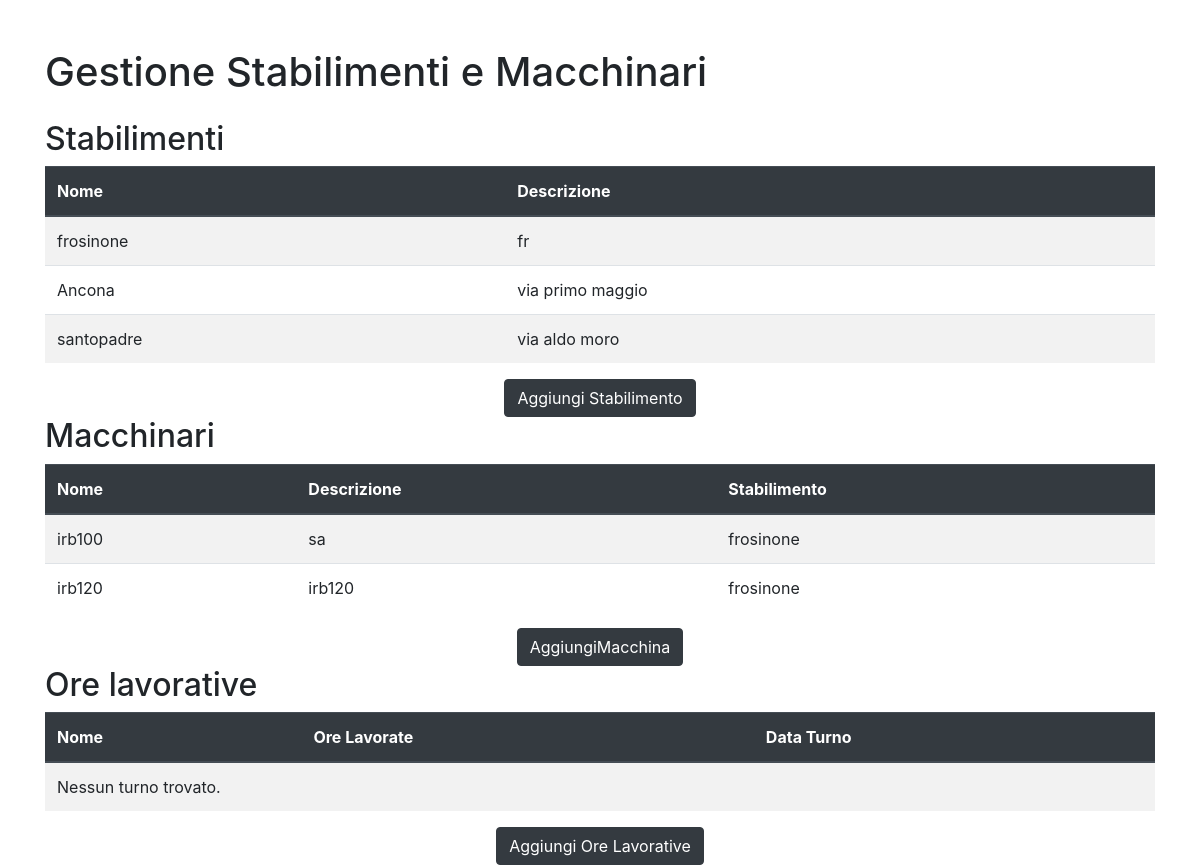
/, run on an earlier commit of the app's database.
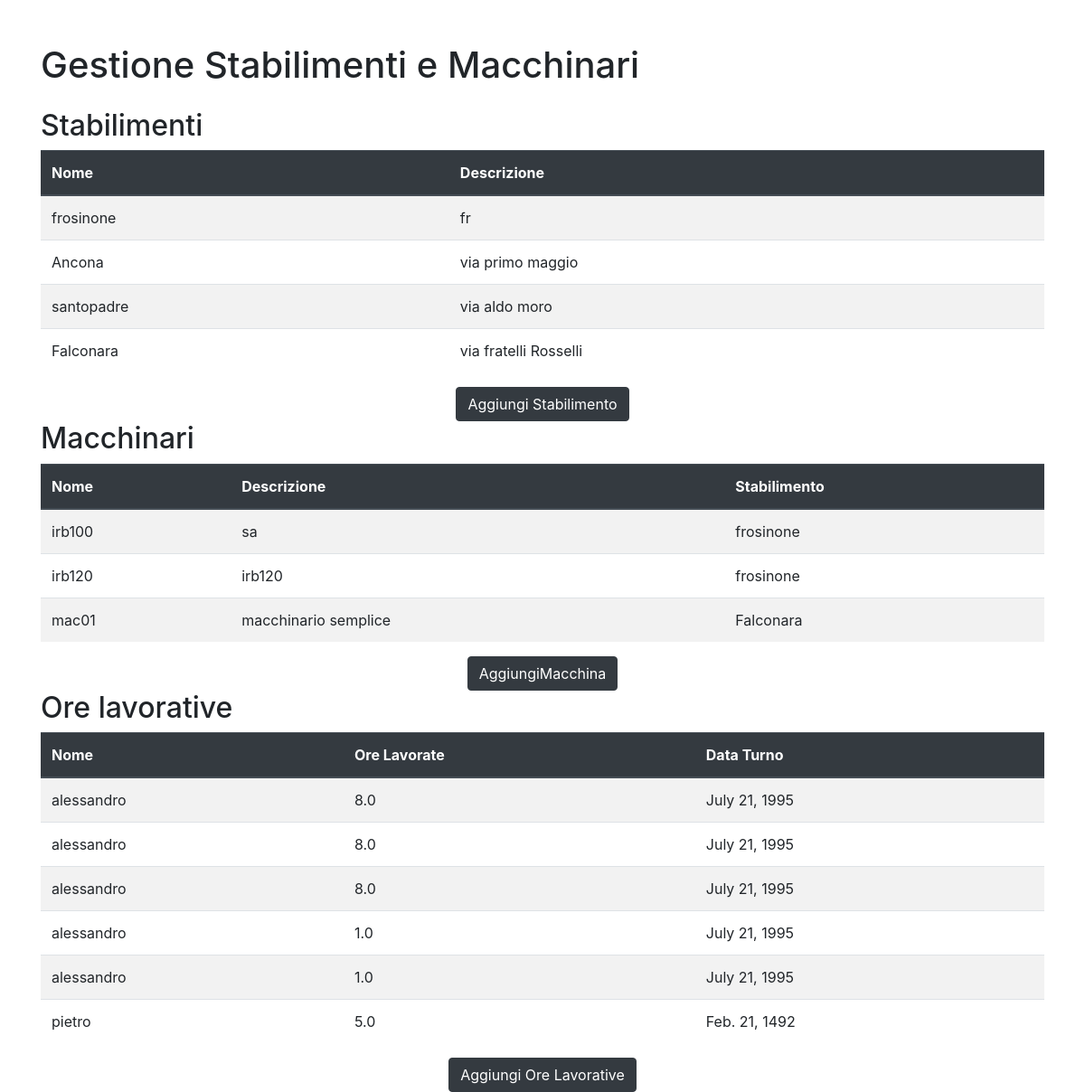
And on a later commit of the database.
### gestione/models.py (models this page shows, shortened)
class Stabilimento(models.Model):
      nome = models.CharField(max_length=100)
      descrizione = models.TextField()
      def __str__(self): #lo inserisco per poter visualizzare il nome dell'azienda come chiave esterna invece che object(13) come formato
         return f"{self.nome}"

class Macchinario(models.Model):
    codiceMacchinario = models.CharField(max_length=100,primary_key=True)
    nome = models.CharField(max_length=100)
    descrizione = models.TextField()
    stabilimento = models.ForeignKey(Stabilimento, on_delete=models.CASCADE)
    modello = models.CharField(max_length=24)

class WorkHour(models.Model):
    employee_name = models.CharField(max_length=100)
    date = models.DateField()
    hours_worked = models.DecimalField(max_digits=5, decimal_places=1)

### gestione/views.py (the view)
# urls.py: path('',home, name='home'),
def home(request):
    stab = Stabilimento.objects.all()
    macchine = Macchinario.objects.all()
    workhour= WorkHour.objects.all()
    content={
        'stabilimento':stab,
        'macchine':macchine,
        'workhour':workhour,
    }
    return render(request, 'gestione/home.html',{'content':content})

### gestione/templates/gestione/home.html (shortened to what this page needs)
<!DOCTYPE html>
<html lang="it">
<head>
    <link rel="stylesheet" href="https://maxcdn.bootstrapcdn.com/bootstrap/4.5.2/css/bootstrap.min.css">
</head>
<body>
    <div class="container mt-5">
        <h1 class="mb-4">Gestione Stabilimenti e Macchinari</h1>
        <h2>Stabilimenti</h2>
        <table class="table table-striped table-hover">
            <thead class="thead-dark">
                <tr>
                    <th>Nome</th>
                    <th> Descrizione</th>
                </tr>
            </thead>
            <tbody>
                {% for stabilimento in content.stabilimento %}
                <tr>
                    <td>{{ stabilimento.nome }}</td>
                    <td>{{ stabilimento.descrizione }}</td>
                </tr>
                {% empty %}
                <tr>
                    <td colspan="1">Nessuno stabilimento trovato.</td>
                </tr>
                {% endfor %}
            </tbody>
        </table>
        <div class="text-center">
            <a href="{% url 'aggiungi_stab' %}" class="btn btn-dark">Aggiungi Stabilimento</a>
        </div>
        <h2>Macchinari</h2>
        <table class="table table-striped table-hover">
            <thead class ="thead-dark">
                <tr>
                    <th>Nome</th>
                    <th>Descrizione</th>
                    <th>Stabilimento</th>
                </tr>
            </thead>
            <tbody>
                {% for macchinario in content.macchine %}
                <tr>
                    <td>{{ macchinario.nome }}</td>
                    <td>{{ macchinario.descrizione }}</td>
                    <td>{{ macchinario.stabilimento }}</td>
                </tr>
                {% empty %}
                <tr>
                    <td colspan="3">Nessun macchinario trovato.</td>
                </tr>
                {% endfor %}
            </tbody>
        </table>
        <div class="text-center">
            <a href="{% url 'aggiungi_macchina' %}" class="btn btn-dark">AggiungiMacchina</a>
        </div>
        <h2>Ore lavorative</h2>
        <table class="table table-striped table-hover">
            <thead class = "thead-dark">
                <tr>
                    <th>Nome</th>
                    <th>Ore Lavorate</th>
                    <th> Data Turno</th>
                </tr>
            </thead>
            <tbody>
                {% for workhour in content.workhour %}
                <tr>
                    <td>{{ workhour.employee_name }}</td>
                    <td>{{ workhour.hours_worked }}</td>
                    <td>{{ workhour.date }}</td>
                </tr>
                {% empty %}
                <tr>
                    <td colspan="3">Nessun turno trovato.</td>
                </tr>
                {% endfor %}
            </tbody>
        </table>
    </div>
    <div class="text-center">
        <a href="{% url 'record_work_hours' %}" class="btn btn-dark">Aggiungi Ore Lavorative</a>
    </div>
</body>
</html>

What changed in the data, as far as the page shows it:
added Stabilimento: nome "Falconara", descrizione "via fratelli Rosselli"
added Macchinario: nome "mac01", descrizione "macchinario semplice", stabilimento "Falconara"
added WorkHour: employee_name "alessandro", hours_worked "8.0", date "July 21, 1995"
added WorkHour: employee_name "alessandro", hours_worked "8.0", date "July 21, 1995"
added WorkHour: employee_name "alessandro", hours_worked "8.0", date "July 21, 1995"
added WorkHour: employee_name "alessandro", hours_worked "1.0", date "July 21, 1995"
added WorkHour: employee_name "alessandro", hours_worked "1.0", date "July 21, 1995"
added WorkHour: employee_name "pietro", hours_worked "5.0", date "Feb. 21, 1492"
Also different on the page:
text no longer shown: "Nessun turno trovato."
